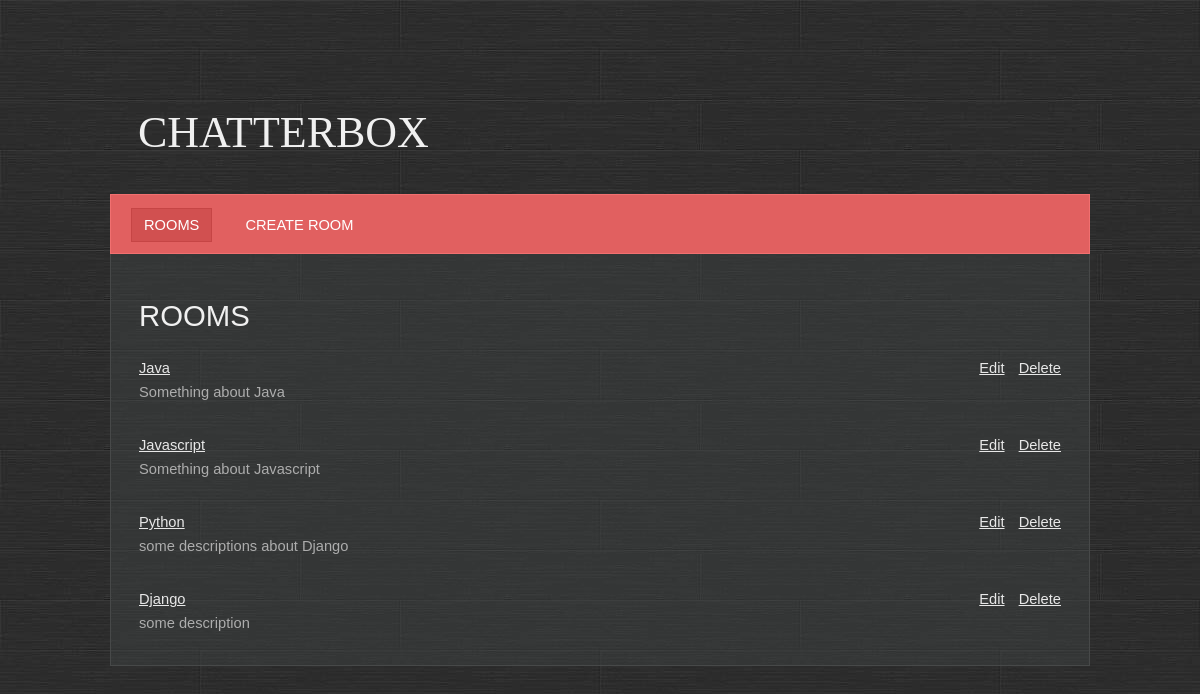
Before: / with the older database file.
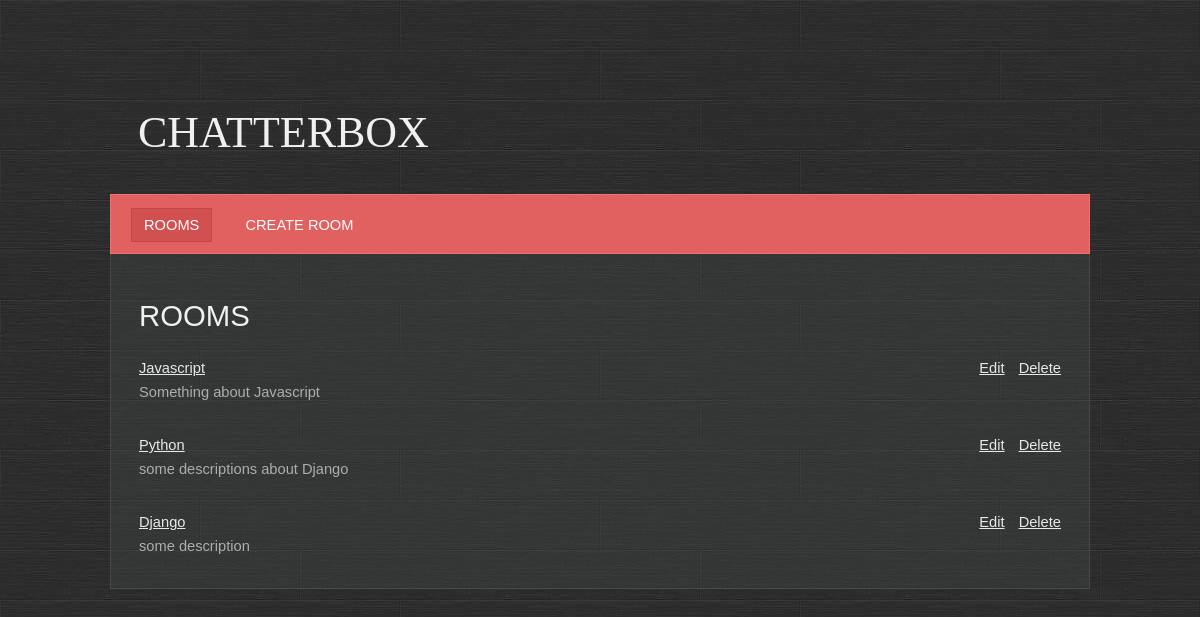
After: the same page with the newer database file.
### base/models.py (models this page shows, shortened)
class Room(Model):
    name = models.CharField(max_length=200, unique=True)
    description = models.TextField(null=True, blank=True)
    participants = models.ManyToManyField(User, related_name="participants", blank=True)
    created = models.DateTimeField(auto_now_add=True)
    updated = models.DateTimeField(auto_now=True)
    class Meta:
        ordering = ['-created', 'name']

### base/views.py (the view)
# urls.py: path('', base.views.RoomsView.as_view(), name='rooms'),
class RoomsView(ListView):
    template_name = 'base/rooms.html'
    model = Room

### base/templates/base/rooms.html (shortened to what this page needs)
{% extends 'main.html' %}
{%  block content %}
    <h1>Rooms</h1>
        {% for room in object_list %}
        <div class="box room-controls">
            <div class="controls-left">
                <a href="{% url 'room' room.id %}">{{ room.name }}</a><br>
                {{ room.description }}<br>
            </div>
            <div class="controls-right">
                <a href="{% url 'room_update' room.id %}">Edit</a>
                <a href="{% url 'room_delete' room.id %}">Delete</a>
            </div>
        </div>
        {% endfor %}
{%  endblock %}

Changed rows visible on the page:
removed Room: name "Java", description "Something about Java"
